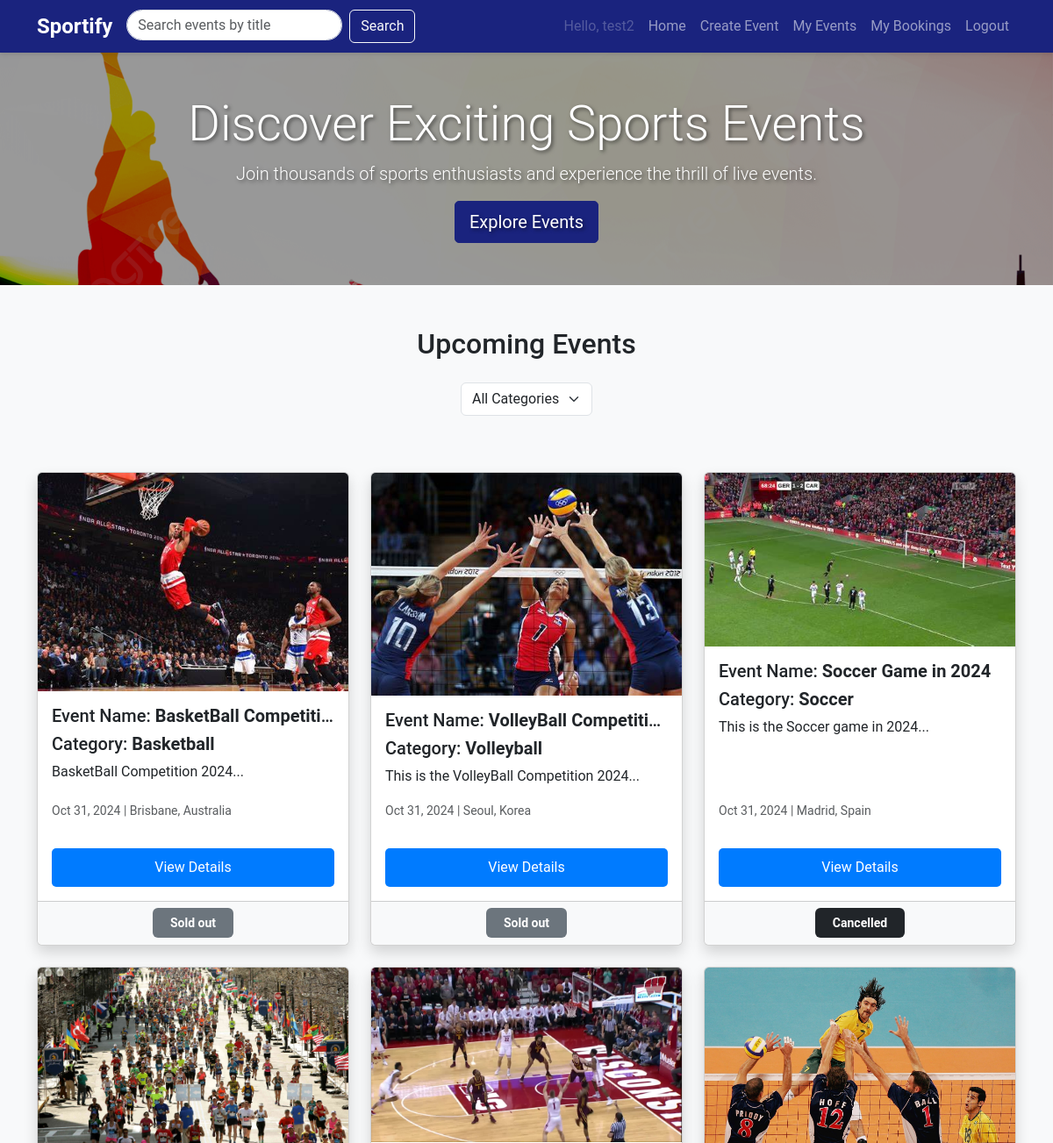
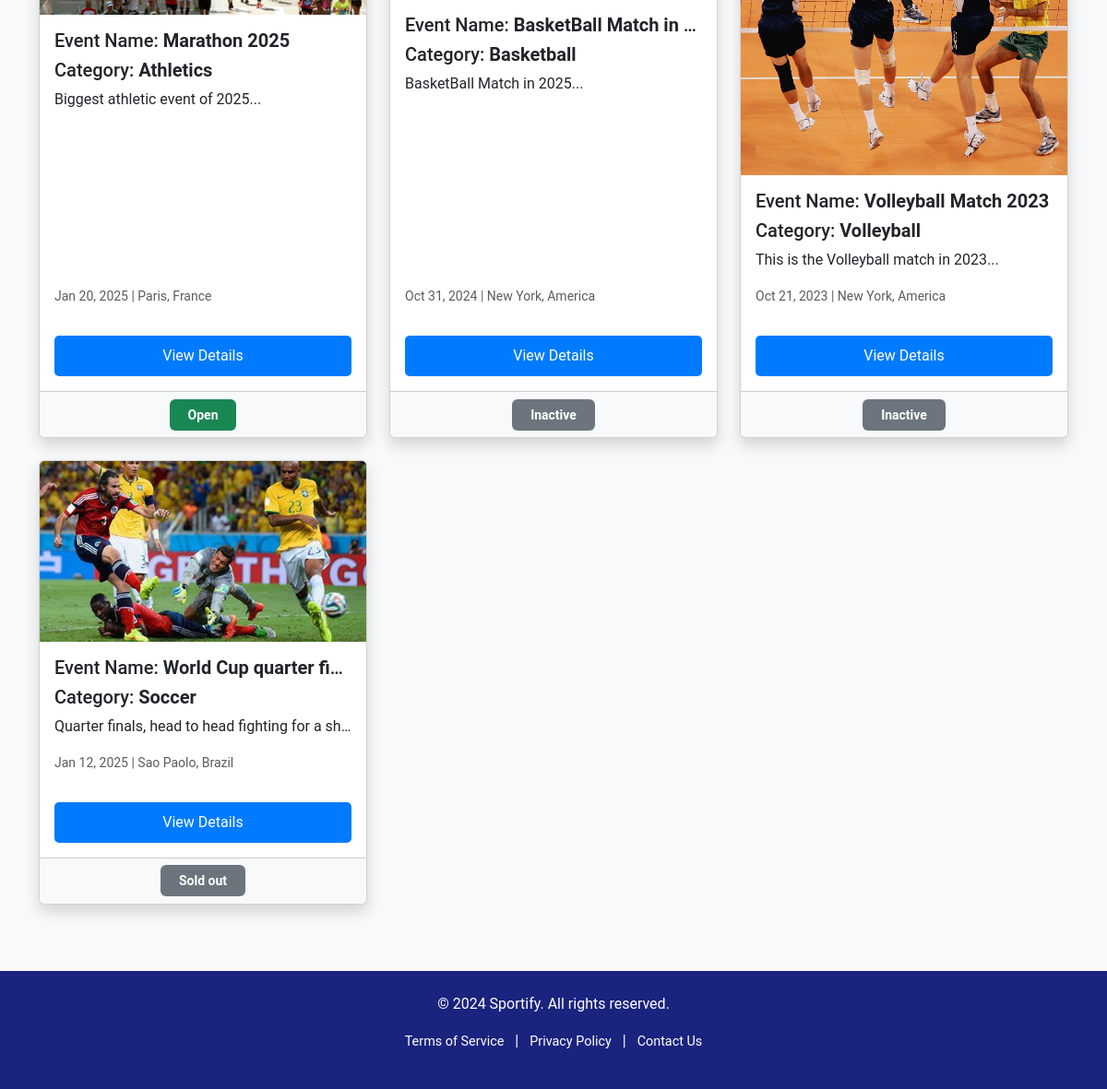
The page / (signed in) on the database its author committed (2 pictures, top to bottom).
### website/models.py (models this page shows, shortened)
class User(db.Model, UserMixin):
    __tablename__ = 'users'
    id = db.Column(db.Integer, primary_key=True)
    username = db.Column(db.String(100), index=True, unique=True, nullable=False)
    firstname = db.Column(db.String(100), index=True, nullable=False)
    lastname = db.Column(db.String(100), index=True, nullable=False)
    emailid = db.Column(db.String(100), index=True, nullable=False)
    password_hash = db.Column(db.String(255), nullable=False)
    contact = db.Column(db.String(255), nullable=False)
    address = db.Column(db.String(150), nullable=False)
    comments = db.relationship('Comment', backref='user', lazy=True)
    order = db.relationship('Order', backref='user', lazy=True)

class Event(db.Model):
    __tablename__ = 'events'
    id = db.Column(db.Integer, primary_key=True)
    name = db.Column(db.String(80), nullable=False)
    description = db.Column(db.Text, nullable=False)
    image = db.Column(db.String(150), nullable=False)  # Store path to the image
    price = db.Column(db.Integer, nullable=False)
    location = db.Column(db.String(150), nullable=False)
    datetime = db.Column(db.DateTime, nullable=False)
    capacity = db.Column(db.Integer, nullable=False)
    category = db.Column(db.String(50), nullable=False)
    status = db.Column(
        Enum(
            'Open', 'Inactive', 'Cancelled','Sold out', name='status of event'
        ),
        default='Open',
        nullable=False)
    user_id = db.Column(db.Integer, db.ForeignKey('users.id'), nullable=False)
    comments = db.relationship('Comment', backref='event', lazy=True)
    order = db.relationship('Order', backref='event', lazy=True)

### website/views.py (the view)
@main_bp.route('/')
def index():
    categories = [
        'soccer', 'basketball', 'tennis', 'cricket', 'swimming', 'athletics',
        'rugby', 'golf', 'cycling', 'boxing', 'martial_arts', 'esports',
        'badminton', 'volleyball', 'baseball', 'hockey', 'gymnastics',
        'motorsport', 'squash', 'table_tennis', 'other'
    ]
    category = request.args.get('category', 'all')
    if category != 'all':
        events = Event.query.filter_by(category=category).all()
    else:
        events = Event.query.all()
    for event in events:
        if event.datetime < datetime.now() and event.status == 'Open':
            event.status = 'Inactive'
            db.session.commit()
    return render_template(
        'index.html',
        events=events,
        categories=categories,
        selected_category=category
    )

### website/templates/index.html (shortened to what this page needs)
{% extends "base.html" %}
{% block content %}
<header class="jumbotron text-center py-5 mb-4">
    <div class="container">
        <h1 class="display-4">Discover Exciting Sports Events</h1>
        <p class="lead">Join thousands of sports enthusiasts and experience the thrill of live events.</p>
        <a href="#events" class="btn btn-primary btn-lg">Explore Events</a>
    </div>
</header>
<section id="events" class="container my-5">
    <h2 class="text-center mb-4">Upcoming Events</h2>
    <div class="d-flex justify-content-center mb-3">
        <form method="GET" action="{{ url_for('main.index') }}">
            <div class="input-group mb-5">
                <select name="category" class="form-select" onchange="this.form.submit()">
                    <option value="all" {% if selected_category == 'all' %}selected{% endif %}>All Categories</option>
                </select>
            </div>
        </form>
    </div>
    <div class="row">
        {% if events %}
            {% for event in events %}
            <div class="col-md-4 mb-4">
                <div class="card h-100 shadow event-card">
                    <img src="{{ event.image }}" class="card-img-top" alt="{{ event.name }}">
                    <div class="card-body d-flex flex-column">
                        <h5 class="card-title">Event Name: <strong>{{ event.name }}</strong></h5>
                        <h5 class="card-title">Category: <strong>{{ event.category.title() }}</strong></h5>
                        <p class="card-text">{{ event.description[:100] }}...</p>
                        <p class="card-text mt-auto">
                            <small class="text-muted">
                                 {{ event.datetime.strftime('%b %d, %Y') }} |
                                 {{ event.location }}
                            </small>
                        </p>
                        <a href="{{ url_for('event.show', id=event.id) }}"
                           class="btn btn-primary custom-btn mt-3">View Details</a>
                    </div>
                    <div class="card-footer">
                        <span class="badge
                            {% if event.status == 'Open' %}bg-success
                            {% elif event.status == 'Sold Out' %}bg-danger
                            {% elif event.status == 'Cancelled' %}bg-dark
                            {% else %}bg-secondary{% endif %}">
                            {{ event.status }}
                        </span>
                    </div>
                </div>
            </div>
            {% endfor %}
        {% else %}
            <p class="text-center">No events found in this category.</p>
        {% endif %}
    </div>
</section>
{% endblock %}

### website/templates/base.html (shortened to what this page needs)
<!DOCTYPE html>
<html lang="en">
<head>
    <link href="https://cdn.jsdelivr.net/npm/bootstrap@5.3.2/dist/css/bootstrap.min.css" rel="stylesheet">
    <link rel="stylesheet" href="{{ url_for('static', filename='style/main.css') }}">
</head>
<body>
    <header>
        <nav class="navbar navbar-expand-lg navbar-dark bg-primary">
            <div class="container">
                <a class="navbar-brand" href="{{ url_for('main.index') }}">Sportify</a>
                <form action="{{ url_for('event.search') }}" method="GET" class="d-flex ms-auto me-3">
                    <input class="form-control me-2" type="search" name="query" placeholder="Search events by title" aria-label="Search">
                    <button class="btn btn-outline-light" type="submit">Search</button>
                </form>
                <div class="collapse navbar-collapse" id="navbarNav">
                    <ul class="navbar-nav ms-auto">
                        {% if current_user.is_authenticated %}
                            <li class="nav-item"><a class="nav-link disabled" href="#">Hello, {{ current_user.username }}</a></li>
                            <li class="nav-item"><a class="nav-link" href="{{ url_for('main.index') }}">Home</a></li>
                            <li class="nav-item"><a class="nav-link" href="{{ url_for('event.create') }}">Create Event</a></li>
                            <li class="nav-item"><a class="nav-link" href="{{ url_for('event.my_events') }}">My Events</a></li>
                            <li class="nav-item"><a class="nav-link" href="{{ url_for('event.booking_history') }}">My Bookings</a></li>
                            <li class="nav-item"><a class="nav-link" href="{{ url_for('auth.logout') }}">Logout</a></li>
                        {% else %}
                            <li class="nav-item"><a class="nav-link" href="{{ url_for('auth.login') }}">Log in</a></li>
                        {% endif %}
                    </ul>
                </div>
            </div>
        </nav>
    </header>
    {% block content %}{% endblock %}
    <footer class="footer text-center py-4">
        <div class="container">
            <p>&copy; 2024 Sportify. All rights reserved.</p>
            <p>
                <a href="#" class="text-white">Terms of Service</a> |
                <a href="#" class="text-white">Privacy Policy</a> |
                <a href="#" class="text-white">Contact Us</a>
            </p>
        </div>
    </footer>
</body>
</html>

### website/static/style/main.css (style rules this page uses)
body { font-family: 'Roboto', sans-serif; background-color: #f8f9fa; }
.navbar { background-color: #1a237e !important; box-shadow: 0 2px 5px rgba(0, 0, 0, 0.1); height: 60px; }
.navbar-brand { font-weight: 700; font-size: 1.5rem; }
.navbar .form-control { border-radius: 20px; height: 35px; }
.jumbotron { background-image: linear-gradient(to right, rgba(0, 0, 0, 0.4), rgba(0, 0, 0, 0.4)), url('../img/sports-background.jpg'); background-size: cover; background-position: center; color: white; text-shadow: 2px 2px 4px rgba(0, 0, 0, 0.5); }
.card { transition: transform 0.2s; box-shadow: 0 4px 8px rgba(0, 0, 0, 0.1); }
.card-title, .card-text { white-space: nowrap; overflow: hidden; text-overflow: ellipsis; }
.btn-primary { background-color: #1a237e; border-color: #1a237e; border-radius: 5px; }
.footer { background-color: #1a237e; color: white; text-align: center; padding: 1rem; }
.footer a { color: white; text-decoration: none; padding: 0 8px; font-size: 0.9rem; }
.footer a { color: white; text-decoration: none; }
.card-body { flex-grow: 1; display: flex; flex-direction: column; justify-content: space-between; }
.card-body .btn { width: 100%; margin-top: auto; }
.card-footer { display: flex; justify-content: center; align-items: center; height: 50px; background-color: #f8f9fa; }
.badge { padding: 10px 20px; font-size: 0.875rem; }
.card-text { margin-bottom: 15px; }
.custom-btn { background-color: #007bff; border: none; border-radius: 5px; padding: 10px 20px; }

### rows shown on the page
User: username "test2"
Event: image (picture), name "BasketBall Competiti…", category "Basketball", description "BasketBall Competition 2024", datetime "Oct 31, 2024", location "Brisbane, Australia", status "Sold out"
Event: image (picture), name "VolleyBall Competition", category "Volleyball", description "This is the VolleyBall Competition 2024", datetime "Oct 31, 2024", location "Seoul, Korea", status "Sold out"
Event: image (picture), name "Soccer Game in 2024", category "Soccer", description "This is the Soccer game in 2024", datetime "Oct 31, 2024", location "Madrid, Spain", status "Cancelled"
Event: image (picture), name "Marathon 2025", category "Athletics", description "Biggest athletic event of 2025", datetime "Jan 20, 2025", location "Paris, France", status "Open"
Event: image (picture), name "BasketBall Match in…", category "Basketball", description "BasketBall Match in 2025", datetime "Oct 31, 2024", location "New York, America", status "Inactive"
Event: image (picture), name "Volleyball Match 2023", category "Volleyball", description "This is the Volleyball match in 2023", datetime "Oct 21, 2023", location "New York, America", status "Inactive"
Event: image (picture), name "World Cup quarter fi…", category "Soccer", description "Quarter finals, head to head fighting for a sh…", datetime "Jan 12, 2025", location "Sao Paolo, Brazil", status "Sold out"
